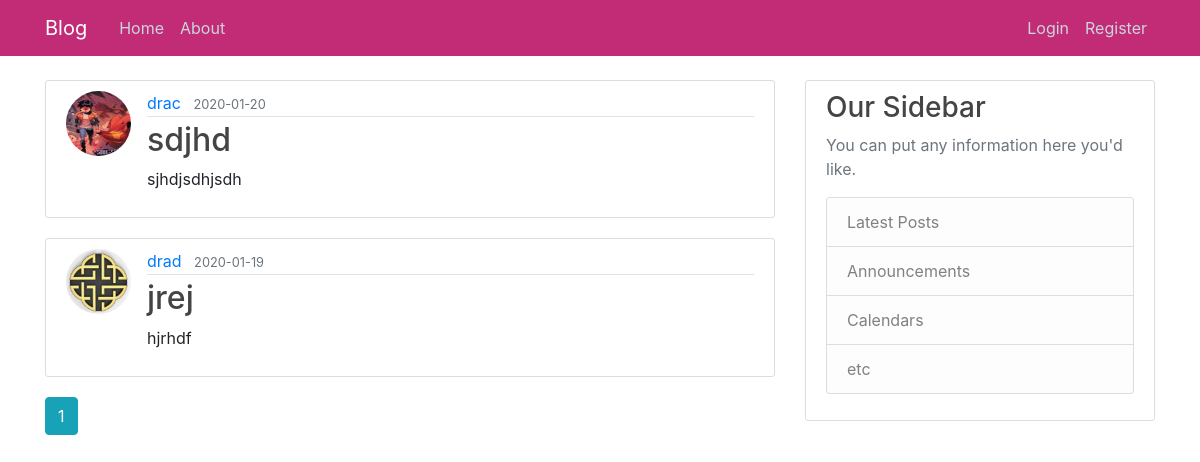
Page /home on the earlier database version.
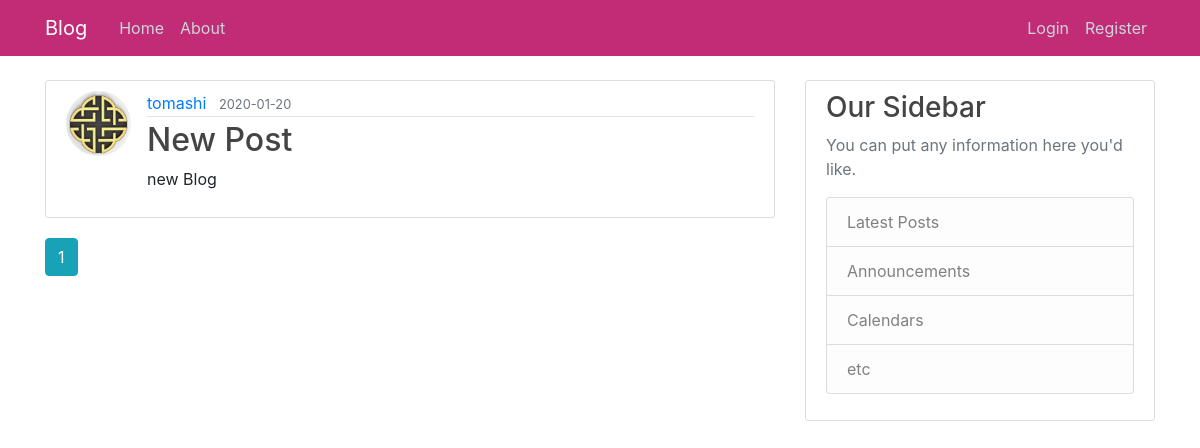
Same page on the later database version.
### flaskblog/models.py (models this page shows, shortened)
class Post(db.Model):
    id = db.Column(db.Integer, primary_key=True)
    title = db.Column(db.String(100), nullable=False)
    date_posted = db.Column(db.DateTime, nullable=False, default=datetime.utcnow)
    content = db.Column(db.Text, nullable=False)
    user_id = db.Column(db.Integer, db.ForeignKey('user.id'), nullable=False)

class User(db.Model, UserMixin):
    id = db.Column(db.Integer, primary_key=True)
    username = db.Column(db.String(20), unique=True, nullable=False)
    email = db.Column(db.String(120), unique=True, nullable=False)
    image_file = db.Column(db.String(20), nullable=False, default='default.jpg')
    password = db.Column(db.String(60), nullable=False)
    posts = db.relationship('Post', backref='author', lazy=True)
    comments = db.relationship('Comment', backref='author', lazy=True)

### flaskblog/routes.py (the view)
@app.route("/")
@app.route("/home")
def home():
    page = request.args.get('page', 1, type=int)
    posts = Post.query.order_by(Post.date_posted.desc()).paginate(page=page, per_page=5)
    return render_template('home.html', posts=posts)

### flaskblog/templates/home.html
{% extends "layout.html" %} {% block content %} {% for post in posts.items %}
<article class="media content-section">
  <img
    class="rounded-circle article-img"
    src="{{ url_for('static', filename='dp/' + post.author.image_file) }}"
  />
  <div class="media-body">
    <div class="article-metadata">
      <a
        class="mr-2"
        href="{{ url_for('user_posts', username=post.author.username) }}"
        >{{ post.author.username }}</a
      >
      <small class="text-muted"
        >{{ post.date_posted.strftime('%Y-%m-%d') }}</small
      >
    </div>
    <h2>
      <a class="article-title" href="{{ url_for('post', post_id=post.id) }}"
        >{{ post.title }}</a
      >
    </h2>
    <p class="article-content">{{ post.content }}</p>
  </div>
</article>
{% endfor %} {% for page_num in posts.iter_pages(left_edge=1, right_edge=1,
left_current=1, right_current=2) %} {% if page_num %} {% if posts.page ==
page_num %}
<a class="btn btn-info mb-4" href="{{ url_for('home', page=page_num) }}"
  >{{ page_num }}</a
>
{% else %}
<a class="btn btn-outline-info mb-4" href="{{ url_for('home', page=page_num) }}"
  >{{ page_num }}</a
>
{% endif %} {% else %} ... {% endif %} {% endfor %} {% endblock content %}

### flaskblog/templates/layout.html (shortened to what this page needs)
<!DOCTYPE html>
<html lang="en">
  <head>
    <link rel="stylesheet" href="https://stackpath.bootstrapcdn.com/bootstrap/4.4.1/css/bootstrap.min.css">
    <link rel="stylesheet" type="text/css" href="{{ url_for('static', filename = 'main.css')}}">
  </head>
  <body>
    <header class="site-header">
      <nav class="navbar navbar-expand-md navbar-dark bg-steel fixed-top">
        <div class="container">
          <a class="navbar-brand mr-4" href="/">Blog</a>
          <div class="collapse navbar-collapse" id="navbarToggle">
            <div class="navbar-nav mr-auto">
              <a class="nav-item nav-link" href="{{ url_for('home') }}">Home</a>
              <a class="nav-item nav-link" href="{{ url_for('about') }}">About</a>
            </div>
            <div class="navbar-nav">
              {% if current_user.is_authenticated %}
              <a class="nav-item nav-link" href="{{ url_for('new_post') }}">New Post</a>
              <a class="nav-item nav-link" href="{{ url_for('account') }}">Account</a>
              <a class="nav-item nav-link" href="{{ url_for('logout') }}">logout</a>
              {% else %}
                <a class="nav-item nav-link" href="{{ url_for('login') }}">Login</a>
                <a class="nav-item nav-link" href="{{ url_for('register') }}">Register</a>
              {% endif %}
            </div>
          </div>
        </div>
      </nav>
    </header>
    <main role="main" class="container">
      <div class="row">
        <div class="col-md-8">
          {% block content %}{% endblock %}
        </div>
        <div class="col-md-4">
          <div class="content-section">
            <h3>Our Sidebar</h3>
            <p class='text-muted'>You can put any information here you'd like.
              <ul class="list-group">
                <li class="list-group-item list-group-item-light">Latest Posts</li>
                <li class="list-group-item list-group-item-light">Announcements</li>
                <li class="list-group-item list-group-item-light">Calendars</li>
                <li class="list-group-item list-group-item-light">etc</li>
              </ul>
            </p>
          </div>
        </div>
      </div>
    </main>
  </body>
</html>

### flaskblog/static/main.css (style rules this page uses)
body { padding-top: 5rem; background-image: url("https://bit.ly/2NJxKRQ"); background-repeat: no-repeat; background-size: cover; }
h1, h2, h3, h4, h5, h6 { color: #444444; }
.bg-steel { background-color: #c22c77; }
.site-header .navbar-nav .nav-link { color: #cbd5db; }
.content-section { background: #ffffff; padding: 10px 20px; border: 1px solid #dddddd; border-radius: 3px; margin-bottom: 20px; }
.article-title { color: #444444; }
.article-content { white-space: pre-line; }
.article-img { height: 65px; width: 65px; margin-right: 16px; }
.article-metadata { padding-bottom: 1px; margin-bottom: 4px; border-bottom: 1px solid #e3e3e3 }

Differences in the rows shown:
removed Post: image_file (picture), author.username "drac", date_posted "2020-01-20", title "sdjhd", content "sjhdjsdhjsdh"
removed Post: image_file (placeholder picture), author.username "drad", date_posted "2020-01-19", title "jrej", content "hjrhdf"
added Post: image_file (placeholder picture), author.username "tomashi", date_posted "2020-01-20", title "New Post", content "new Blog"
